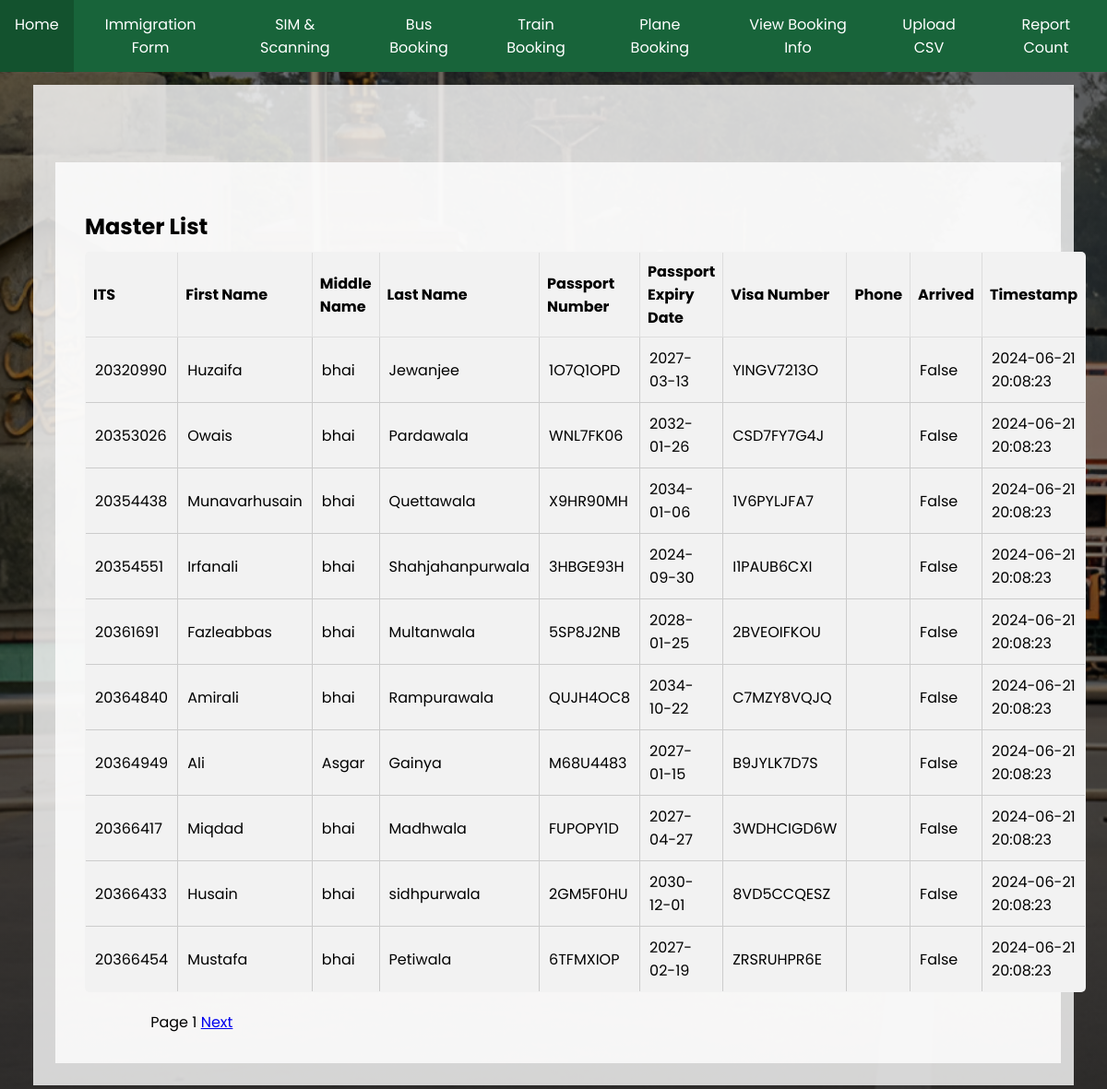
Page /masters/ on the committed database.
### database.py (models this page shows)
class Master(Base):
    __tablename__ = "master"
    ITS = Column(Integer, primary_key=True, index=True)
    first_name = Column(String)
    middle_name = Column(String)
    last_name = Column(String)
    DOB = Column(Date)
    passport_No = Column(String, unique=True)
    passport_Expiry = Column(Date)
    Visa_No = Column(String, unique=True)
    Mode_of_Transport = Column(String)
    phone = Column(String, nullable=True)
    arrived = Column(Boolean, default=False)
    timestamp = Column(DateTime, default=func.now())

### main.py (the view)
@app.get("/masters/", response_class=HTMLResponse)
async def list_masters(request: Request, page: int = Query(1), db: Session = Depends(get_db)):
    page_size = 10
    offset = (page - 1) * page_size
    masters = db.query(Master).offset(offset).limit(page_size).all()
    total_masters = db.query(func.count(Master.ITS)).scalar()
    return templates.TemplateResponse(
        "masters.html",
        {
            "request": request,
            "masters": masters,
            "page": page,
            "page_size": page_size,
            "total_masters": total_masters
        },
    )

### templates/masters.html (shortened to what this page needs)
{% extends "base.html" %}
{% block content %}
<div class="container-master" style="background: rgba(255, 255, 255, 0.8);
margin-top: 5vw;
padding: 2rem;
display: flex;
flex-direction: column;
align-content: center; ">
    <h2>Master List</h2>
    <table>
        <tr>
            <th>ITS</th>
            <th>First Name</th>
            <th>Middle Name</th>
            <th>Last Name</th>
            <th>Passport Number</th>
            <th>Passport Expiry Date</th>
            <th>Visa Number</th>
            <th>Phone</th>
            <th>Arrived</th>
            <th>Timestamp</th>
        </tr>
        {% for master in masters %}
        <tr>
            <td>{{ master.ITS }}</td>
            <td>{{ master.first_name }}</td>
            <td>{{ master.middle_name }}</td>
            <td>{{ master.last_name }}</td>
            <td>{{ master.passport_No }}</td>
            <td>{{ master.passport_Expiry }}</td>
            <td>{{ master.Visa_No }}</td>
            <td>{{ master.phone }}</td>
            <td>{{ master.arrived }}</td>
            <td>{{ master.timestamp }}</td>
        </tr>
        {% endfor %}
    </table>
    <div>
        <span>Page {{ page }}</span>
        <a href="/masters/?page={{ page + 1 }}" >Next</a>
    </div>
</div>
{% endblock %}

### static/styles.css (style rules this page uses)
body { margin: 0; padding: 0; font-family: 'Poppins', sans-serif; background-image: linear-gradient(rgba(0, 0, 0, 0.5), rgba(0, 0, 0, 0.5)), url('Login Page bg.png'); background-size: cover; }
.container-master { width: 95%; }
table { width: 100%; border-collapse: collapse; margin-bottom: 20px; background-color: #f2f2f2; }
table, th, td { border: 1px solid #ddd; }
th, td { padding: 8px; text-align: left; }
th { background-color: #f2f2f2; }
h1, h2, h3 { margin-bottom: 10px; }
table { width: 100%; margin-bottom: 20px; border-collapse: collapse; border-radius: 5px; overflow: hidden; }
td { padding: 10px; border: 1px solid #ccc; text-align: left; }
th { text-align: left; }

### rows in the picture
Master: ITS "20320990", first_name "Huzaifa", middle_name "bhai", last_name "Jewanjee", passport_No "1O7Q1OPD", passport_Expiry "2027-03-13", Visa_No "YINGV7213O", arrived "False", timestamp "2024-06-21 20:08:23"
Master: ITS "20353026", first_name "Owais", middle_name "bhai", last_name "Pardawala", passport_No "WNL7FK06", passport_Expiry "2032-01-26", Visa_No "CSD7FY7G4J", arrived "False", timestamp "2024-06-21 20:08:23"
Master: ITS "20354438", first_name "Munavarhusain", middle_name "bhai", last_name "Quettawala", passport_No "X9HR90MH", passport_Expiry "2034-01-06", Visa_No "1V6PYLJFA7", arrived "False", timestamp "2024-06-21 20:08:23"
Master: ITS "20354551", first_name "Irfanali", middle_name "bhai", last_name "Shahjahanpurwala", passport_No "3HBGE93H", passport_Expiry "2024-09-30", Visa_No "I1PAUB6CXI", arrived "False", timestamp "2024-06-21 20:08:23"
Master: ITS "20361691", first_name "Fazleabbas", middle_name "bhai", last_name "Multanwala", passport_No "5SP8J2NB", passport_Expiry "2028-01-25", Visa_No "2BVEOIFKOU", arrived "False", timestamp "2024-06-21 20:08:23"
Master: ITS "20364840", first_name "Amirali", middle_name "bhai", last_name "Rampurawala", passport_No "QUJH4OC8", passport_Expiry "2034-10-22", Visa_No "C7MZY8VQJQ", arrived "False", timestamp "2024-06-21 20:08:23"
Master: ITS "20364949", first_name "Ali", middle_name "Asgar", last_name "Gainya", passport_No "M68U4483", passport_Expiry "2027-01-15", Visa_No "B9JYLK7D7S", arrived "False", timestamp "2024-06-21 20:08:23"
Master: ITS "20366417", first_name "Miqdad", middle_name "bhai", last_name "Madhwala", passport_No "FUPOPY1D", passport_Expiry "2027-04-27", Visa_No "3WDHCIGD6W", arrived "False", timestamp "2024-06-21 20:08:23"
Master: ITS "20366433", first_name "Husain", middle_name "bhai", last_name "sidhpurwala", passport_No "2GM5F0HU", passport_Expiry "2030-12-01", Visa_No "8VD5CCQESZ", arrived "False", timestamp "2024-06-21 20:08:23"
Master: ITS "20366454", first_name "Mustafa", middle_name "bhai", last_name "Petiwala", passport_No "6TFMXIOP", passport_Expiry "2027-02-19", Visa_No "ZRSRUHPR6E", arrived "False", timestamp "2024-06-21 20:08:23"

### other values in the picture
{{ page }} "1"
